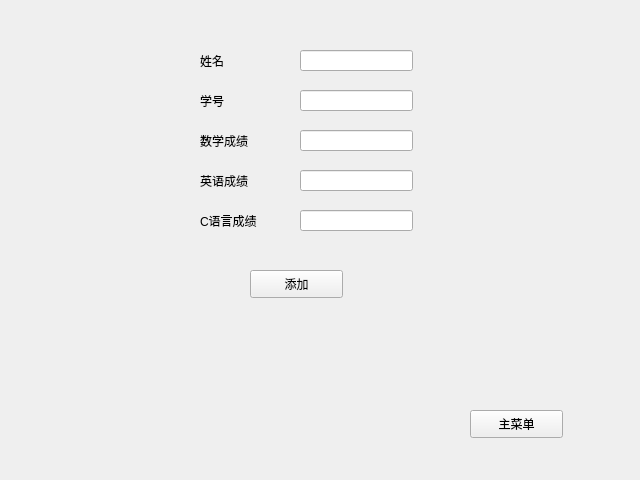
<?xml version="1.0" encoding="UTF-8"?>
<ui version="4.0">
 <class>AddStudentWidget</class>
 <widget class="QWidget" name="AddStudentWidget">
  <property name="geometry">
   <rect>
    <x>0</x>
    <y>0</y>
    <width>640</width>
    <height>480</height>
   </rect>
  </property>
  <property name="windowTitle">
   <string>Form</string>
  </property>
  <widget class="QPushButton" name="returnButton">
   <property name="geometry">
    <rect>
     <x>470</x>
     <y>410</y>
     <width>93</width>
     <height>28</height>
    </rect>
   </property>
   <property name="text">
    <string>主菜单</string>
   </property>
  </widget>
  <widget class="QLabel" name="nameLabel">
   <property name="geometry">
    <rect>
     <x>200</x>
     <y>50</y>
     <width>72</width>
     <height>21</height>
    </rect>
   </property>
   <property name="text">
    <string>姓名</string>
   </property>
  </widget>
  <widget class="QLineEdit" name="nameLineEdit">
   <property name="geometry">
    <rect>
     <x>300</x>
     <y>50</y>
     <width>113</width>
     <height>21</height>
    </rect>
   </property>
  </widget>
  <widget class="QLineEdit" name="idLineEdit">
   <property name="geometry">
    <rect>
     <x>300</x>
     <y>90</y>
     <width>113</width>
     <height>21</height>
    </rect>
   </property>
  </widget>
  <widget class="QLabel" name="idLabel">
   <property name="geometry">
    <rect>
     <x>200</x>
     <y>90</y>
     <width>72</width>
     <height>21</height>
    </rect>
   </property>
   <property name="text">
    <string>学号</string>
   </property>
  </widget>
  <widget class="QLabel" name="mathLabel">
   <property name="geometry">
    <rect>
     <x>200</x>
     <y>130</y>
     <width>72</width>
     <height>21</height>
    </rect>
   </property>
   <property name="text">
    <string>数学成绩</string>
   </property>
  </widget>
  <widget class="QLineEdit" name="mathLineEdit">
   <property name="geometry">
    <rect>
     <x>300</x>
     <y>130</y>
     <width>113</width>
     <height>21</height>
    </rect>
   </property>
  </widget>
  <widget class="QLabel" name="enLabel">
   <property name="geometry">
    <rect>
     <x>200</x>
     <y>170</y>
     <width>72</width>
     <height>21</height>
    </rect>
   </property>
   <property name="text">
    <string>英语成绩</string>
   </property>
  </widget>
  <widget class="QLineEdit" name="enLineEdit">
   <property name="geometry">
    <rect>
     <x>300</x>
     <y>170</y>
     <width>113</width>
     <height>21</height>
    </rect>
   </property>
  </widget>
  <widget class="QLabel" name="cLabel">
   <property name="geometry">
    <rect>
     <x>200</x>
     <y>210</y>
     <width>81</width>
     <height>21</height>
    </rect>
   </property>
   <property name="text">
    <string>C语言成绩</string>
   </property>
  </widget>
  <widget class="QLineEdit" name="cLineEdit">
   <property name="geometry">
    <rect>
     <x>300</x>
     <y>210</y>
     <width>113</width>
     <height>21</height>
    </rect>
   </property>
  </widget>
  <widget class="QPushButton" name="pushButton">
   <property name="geometry">
    <rect>
     <x>250</x>
     <y>270</y>
     <width>93</width>
     <height>28</height>
    </rect>
   </property>
   <property name="text">
    <string>添加</string>
   </property>
  </widget>
 </widget>
 <resources/>
 <connections/>
</ui>
